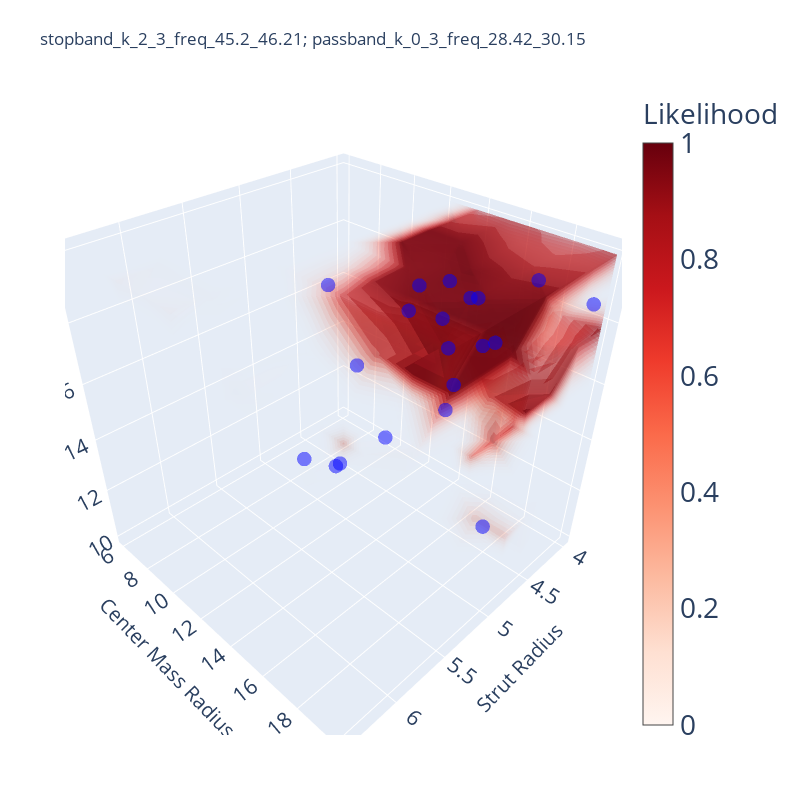

Notebook source saved alongside this figure:
### Code cell
fig = go.Figure(data=go.Volume(
    x=des_x,
    y=des_y,
    z=des_z,
    value = prob_forward,        
    isomin = prob_forward.min(),                # Minimum value to render
    isomax = prob_forward.max(),                 # Maximum value to render
    opacity = 0.6,                # Opacity (lower values = more transparent)
    opacityscale=[
    [0, 0],   # val = 0 ➝ opacity = 0 (transparent)
    [0.5, 0.25], # val = 0.5 ➝ opacity = 0.5
    [0.75, 0.5], # val = 0.75 ➝ opacity = 0.75
    [1, 1]    # val = 1 ➝ opacity = 1 (opaque)
    ],             # Opacity (lower values = more transparent)
    surface_count = 20,           # Number of transparent isosurfaces
    colorscale="Reds",       # Heatmap color scale (choose from Plotly's color scales)
    colorbar=dict(
        title="Likelihood",
        title_font=dict(size=28),
        tickfont=dict(size=28),)
))

fig.add_trace(go.Scatter3d(
    x=gen_des_df["Strut Radius"], 
    y=gen_des_df["Center Mass Radius"],
    z=gen_des_df["Corner Mass Radius"], 
    mode='markers', 
    marker=dict(
        # size=gen_des_df['Probability'] * 30,  # Adjust size based on probability
        size=5,
        color='blue',  # Color for generated designs
        opacity=0.5),
        showlegend=False))

# fig.add_trace(go.Scatter3d(
#     x=df_property_distribution['rstr'],
#     y=df_property_distribution['rcenter'],
#     z=df_property_distribution['rcorner'],
#     mode='markers',
#     marker=dict(
#         size=df_property_distribution['Point Size'],
#         color=np.where(
#             df_property_distribution['Objective Value'] == 0,  # Condition for coloring
#             'gray',  # Color for Objective Value = 0
#             'green'  # Color for Objective Value != 0
#         ),
#         opacity=0.8,
#         line=dict(width=1, color='DarkSlateGrey')
#     ),
#     name='',
#     hoverinfo='text',
#     hovertext='Objective Value: ' + df_property_distribution['Objective Value'].astype(str)
# ))

# Update layout
fig.update_layout(
    title=f"{stopband_str}; {passband_str}",
    autosize=False,
    width=800, 
    height=800,
    margin=dict(l=65, r=50, b=65, t=90),
    scene=dict(
    xaxis_title=des_var_names[0],
    yaxis_title=des_var_names[1],
    zaxis_title=des_var_names[2],
    xaxis=dict(title_font=dict(size=20), tickfont=dict(size=16)),
    yaxis=dict(title_font=dict(size=20), tickfont=dict(size=16)),
    zaxis=dict(title_font=dict(size=20), tickfont=dict(size=16))
))

# Save the plot
# plot_path = '{}/design_space.html'.format(exp_dir)
# fig.write_html(plot_path)

fig.show()

### Figure 1 — Plotly figure (JSON) as saved in the notebook; plotly's stock layout.template omitted (floating-point values rounded to 4 significant figures; data arrays with more than 128 entries replaced by an {"elided": "..."} marker saying what was removed)
{"data": [{"colorbar": {"tickfont": {"size": 28}, "title": {"font": {"size": 28}, "text": "Likelihood"}}, "colorscale": [[0, "rgb(255,245,240)"], [0.125, "rgb(254,224,210)"], [0.25, "rgb(252,187,161)"], [0.375, "rgb(252,146,114)"], [0.5, "rgb(251,106,74)"], [0.625, "rgb(239,59,44)"], [0.75, "rgb(203,24,29)"], [0.875, "rgb(165,15,21)"], [1, "rgb(103,0,13)"]], "isomax": 1, "isomin": 0, "opacity": 0.6, "opacityscale": [[0, 0], [0.5, 0.25], [0.75, 0.5], [1, 1]], "surface": {"count": 20}, "type": "volume", "value": {"elided": "1000 float values"}, "x": {"elided": "1000 float values"}, "y": {"elided": "1000 float values"}, "z": {"elided": "1000 float values"}}, {"marker": {"color": "blue", "opacity": 0.5, "size": 5}, "mode": "markers", "showlegend": false, "type": "scatter3d", "x": [4.169, 6.272, 4.682, 4.521, 5.37, 5.295, 5.94, 4.986, 6.391, 5.1, 4.562, 5.109, 4.583, 5.385, 5.418, 4.137, 4.908, 4.899, 4.864, 5.412], "y": [10.11, 18.88, 17.89, 16.3, 18.82, 18.74, 17.84, 18.53, 18.28, 17.21, 18.87, 18.31, 18.09, 13.86, 18.91, 19.87, 16.56, 15.17, 14.56, 13.45], "z": [10.7, 17.94, 17.92, 18.58, 17.5, 18.05, 19.49, 18.53, 18.17, 19.11, 19.78, 19.97, 11.14, 13.86, 19.33, 18.74, 19.69, 19.21, 18.26, 19.53]}], "layout": {"autosize": false, "height": 800, "margin": {"b": 65, "l": 65, "r": 50, "t": 90}, "scene": {"xaxis": {"tickfont": {"size": 16}, "title": {"font": {"size": 20}, "text": "Strut Radius"}}, "yaxis": {"tickfont": {"size": 16}, "title": {"font": {"size": 20}, "text": "Center Mass Radius"}}, "zaxis": {"tickfont": {"size": 16}, "title": {"font": {"size": 20}, "text": "Corner Mass Radius"}}}, "title": {"text": "stopband_k_2_3_freq_45.2_46.21; passband_k_0_3_freq_28.42_30.15"}, "width": 800}}
